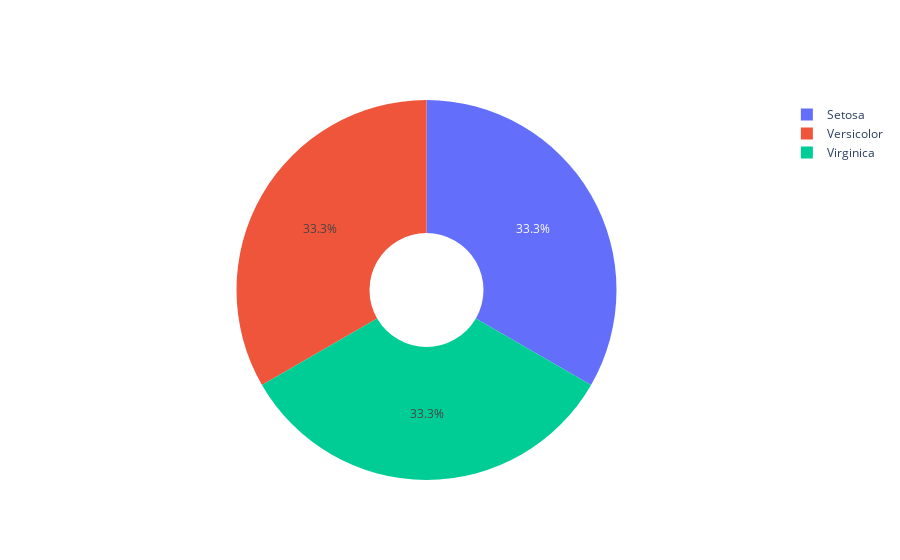

Notebook cell for this chart:
### Code cell
# 6.2 Hole pie chart
import plotly.graph_objects as go

labels = df_summarize['variety'].tolist()
values = df_summarize['number_of_variety'].tolist()

fig = go.Figure(data=[go.Pie(labels=labels, values=values, hole=.3)])
fig.show()

### Figure 1 — Plotly figure (JSON) as saved in the notebook; plotly's stock layout.template omitted (floating-point values rounded to 4 significant figures)
{"data": [{"hole": 0.3, "labels": ["Setosa", "Versicolor", "Virginica"], "type": "pie", "values": [50, 50, 50]}], "layout": {}}
